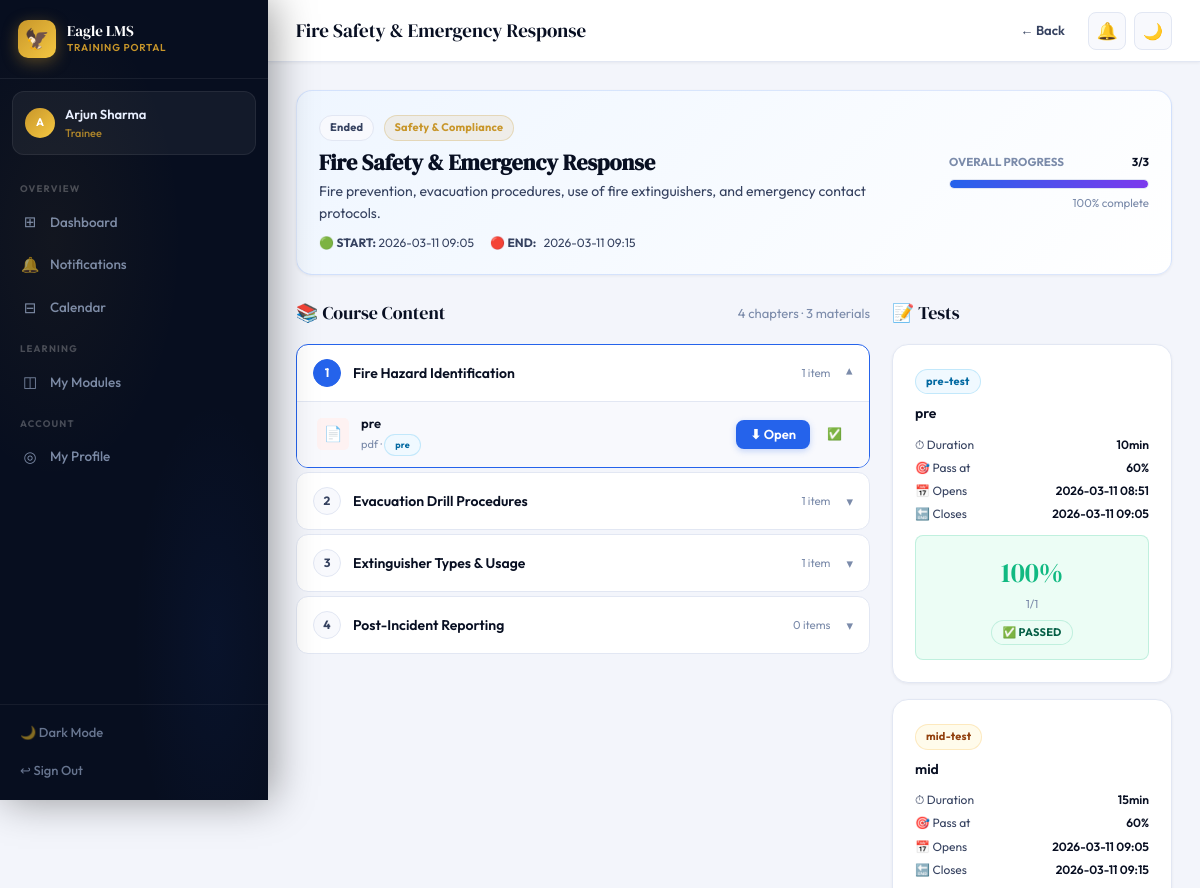
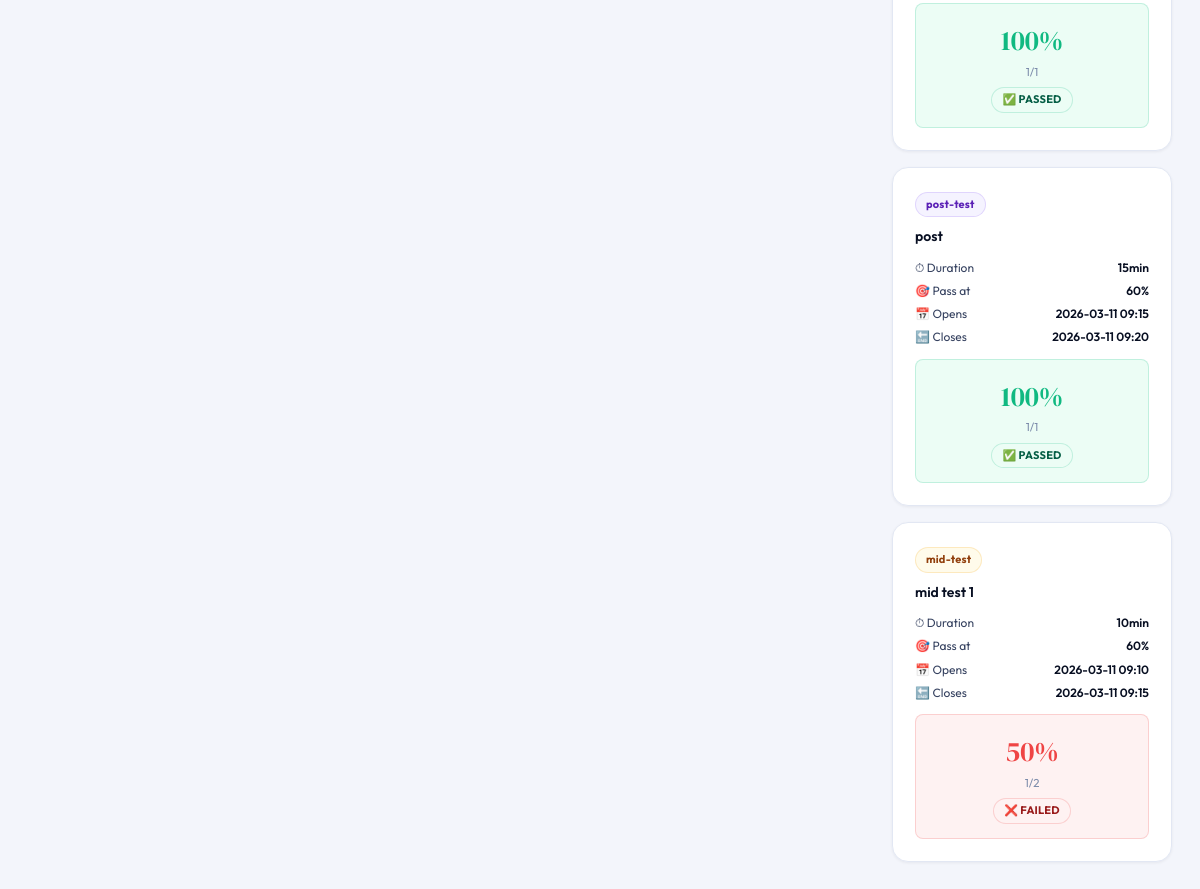
Screenshot of /trainee/module/2 (signed in) with the database file from the repository (2 pictures, top to bottom).
### tables this page shows
CREATE TABLE modules(
            id INTEGER PRIMARY KEY AUTOINCREMENT,
            title TEXT NOT NULL, description TEXT, category TEXT,
            trainer_id INTEGER, start_datetime TIMESTAMP, end_datetime TIMESTAMP,
            status TEXT DEFAULT 'draft', is_default BOOLEAN DEFAULT 0,
            color TEXT DEFAULT '#3B5BDB',
            created_at TIMESTAMP DEFAULT CURRENT_TIMESTAMP,
            FOREIGN KEY(trainer_id) REFERENCES users(id));

CREATE TABLE chapters(
            id INTEGER PRIMARY KEY AUTOINCREMENT,
            module_id INTEGER NOT NULL, title TEXT NOT NULL,
            order_num INTEGER DEFAULT 0,
            FOREIGN KEY(module_id) REFERENCES modules(id));

CREATE TABLE materials(
            id INTEGER PRIMARY KEY AUTOINCREMENT,
            module_id INTEGER, chapter_id INTEGER,
            title TEXT NOT NULL, file_path TEXT, watermarked_path TEXT,
            file_type TEXT, release_phase TEXT DEFAULT 'pre',
            order_num INTEGER DEFAULT 0,
            created_at TIMESTAMP DEFAULT CURRENT_TIMESTAMP,
            FOREIGN KEY(module_id) REFERENCES modules(id));

CREATE TABLE tests(
            id INTEGER PRIMARY KEY AUTOINCREMENT,
            module_id INTEGER, title TEXT NOT NULL,
            test_type TEXT NOT NULL,
            duration_minutes INTEGER DEFAULT 30,
            start_datetime TIMESTAMP, end_datetime TIMESTAMP,
            passing_marks INTEGER DEFAULT 60, max_attempts INTEGER DEFAULT 1,
            created_at TIMESTAMP DEFAULT CURRENT_TIMESTAMP,
            FOREIGN KEY(module_id) REFERENCES modules(id));

CREATE TABLE test_attempts(
            id INTEGER PRIMARY KEY AUTOINCREMENT,
            test_id INTEGER, trainee_id INTEGER,
            score INTEGER, total_marks INTEGER, percentage REAL,
            passed BOOLEAN, answers TEXT,
            started_at TIMESTAMP DEFAULT CURRENT_TIMESTAMP,
            submitted_at TIMESTAMP,
            FOREIGN KEY(test_id) REFERENCES tests(id),
            FOREIGN KEY(trainee_id) REFERENCES users(id));

### app.py (the view)
@app.route('/trainee/module/<int:module_id>')
@login_required
def trainee_module(module_id):
    if session['role']=='trainer': return redirect(url_for('trainer_module_detail',module_id=module_id))
    db=get_db(); uid=session['user_id']
    module=db.execute('SELECT * FROM modules WHERE id=?',(module_id,)).fetchone()
    if not module: abort(404)
    enrollment=db.execute('SELECT * FROM enrollments WHERE module_id=? AND trainee_id=?',(module_id,uid)).fetchone()
    if not enrollment: flash('Not enrolled.','error'); return redirect(url_for('trainee_dashboard'))
    now=datetime.datetime.now().isoformat()
    phase='upcoming'
    if module['start_datetime'] and module['end_datetime']:
        if now<module['start_datetime']: phase='pre'
        elif now<=module['end_datetime']: phase='live'
        else: phase='post'
    chapters=db.execute('SELECT * FROM chapters WHERE module_id=? ORDER BY order_num',(module_id,)).fetchall()
    materials=db.execute('SELECT * FROM materials WHERE module_id=? ORDER BY chapter_id,order_num',(module_id,)).fetchall()
    tests=db.execute('SELECT * FROM tests WHERE module_id=? ORDER BY created_at',(module_id,)).fetchall()
    progress_rows=db.execute('SELECT * FROM progress WHERE module_id=? AND trainee_id=?',(module_id,uid)).fetchall()
    progress_map={p['material_id']:dict(p) for p in progress_rows}
    mat_by_chapter={}
    for mat in materials:
        cid=mat['chapter_id'] or 0
        mat_by_chapter.setdefault(cid,[]).append(dict(mat))
    attempts_map={}
    for t in tests:
        att=db.execute('SELECT * FROM test_attempts WHERE test_id=? AND trainee_id=? ORDER BY started_at DESC',(t['id'],uid)).fetchone()
        attempts_map[t['id']]=dict(att) if att else None
    total_mats=len(materials)
    done_mats=sum(1 for m in materials if progress_map.get(m['id'],{}).get('completed'))
    overall_pct=int(done_mats/total_mats*100) if total_mats>0 else 0
    return render_template('trainee_module.html',module=module,phase=phase,chapters=chapters,
        mat_by_chapter=mat_by_chapter,tests=tests,progress_map=progress_map,
        attempts_map=attempts_map,overall_pct=overall_pct,total_mats=total_mats,done_mats=done_mats)

### app.py (called while the page is built)
def get_db():
    db = sqlite3.connect(os.path.join(BASE_DIR, 'lms.db'))
    db.row_factory = sqlite3.Row
    return db

def login_required(f):
    @wraps(f)
    def d(*a,**kw):
        if 'user_id' not in session: return redirect(url_for('login'))
        return f(*a,**kw)
    return d

@app.context_processor
def inject_globals():
    nc = 0
    if 'user_id' in session:
        nc = get_db().execute('SELECT COUNT(*) as c FROM notifications WHERE user_id=? AND is_read=0',(session['user_id'],)).fetchone()['c']
    return dict(COMPANY=COMPANY, notif_count=nc)

### templates/trainee_module.html (shortened to what this page needs)
{% extends 'base.html' %}
{% block page_title %}{{ module.title }}{% endblock %}
{% block topbar_actions %}<a href="{{ url_for('trainee_dashboard') }}" class="btn btn-ghost btn-sm">← Back</a>{% endblock %}
{% block content %}
<div class="card card-p anim-up mb-6" style="background:linear-gradient(135deg,{% if phase=='live' %}var(--green-bg){% else %}var(--acc-bg){% endif %},var(--card));border-color:{% if phase=='live' %}rgba(16,185,129,.3){% else %}var(--acc-mid){% endif %}">
  <div class="flex justify-b items-c gap-4" style="flex-wrap:wrap">
    <div>
      <div style="margin-bottom:8px">
        {% if phase=='live' %}<span class="badge b-live badge-dot">Live Now</span>
        {% elif phase=='pre' %}<span class="badge b-sky">Upcoming</span>
        {% elif phase=='post' %}<span class="badge b-neutral">Ended</span>
        {% else %}<span class="badge b-amber">Not Scheduled</span>{% endif %}
        <span class="badge b-gold" style="margin-left:6px">{{ module.category or 'General' }}</span>
      </div>
      <h2 style="font-family:'DM Serif Display',serif;font-size:22px;margin-bottom:5px">{{ module.title }}</h2>
      <p class="t-secondary" style="font-size:14px;max-width:600px">{{ module.description or '' }}</p>
      {% if module.start_datetime %}
      <div style="font-size:12px;color:var(--t2);margin-top:8px;display:flex;gap:16px;flex-wrap:wrap">
        <span>🟢 <strong>START:</strong> {{ module.start_datetime[:16].replace('T',' ') }}</span>
        <span>🔴 <strong>END:</strong>&nbsp;&nbsp; {{ module.end_datetime[:16].replace('T',' ') if module.end_datetime else '—' }}</span>
      </div>
      {% endif %}
    </div>
    <div style="min-width:200px" id="progress-widget">
      <div class="flex justify-b t-xs t-muted fw-700 mb-2"><span>OVERALL PROGRESS</span><span style="color:var(--t1)" id="prog-label">{{ done_mats }}/{{ total_mats }}</span></div>
      <div class="prog-track" style="height:10px">
        <div class="prog-bar" id="prog-bar" style="width:{{ overall_pct }}%"></div>
      </div>
      <div class="t-xs t-muted" style="margin-top:5px;text-align:right" id="prog-pct">{{ overall_pct }}% complete</div>
    </div>
  </div>
</div>
{% set phase_order = {'pre': 1, 'live': 2, 'post': 3} %}
{% set cur_phase_num = phase_order.get(phase, 0) %}
<div style="display:grid;grid-template-columns:1fr 280px;gap:22px;align-items:start">
  <div>
    <div class="sh mb-4 anim-up d1">
      <div class="sh-title">📚 Course Content</div>
      <span class="t-sm t-muted">{{ chapters|length }} chapters · {{ total_mats }} materials</span>
    </div>
    {% if chapters %}
    <div class="chapter-list">
      {% for ch in chapters %}
      {% set ch_mats = mat_by_chapter.get(ch.id, []) %}
      <div class="chapter-item anim-up" style="animation-delay:{{ loop.index0 * 50 }}ms" id="chi-{{ ch.id }}">
        <div class="ch-header" onclick="toggleCh('{{ ch.id }}')">
          <div class="ch-num">{{ loop.index }}</div>
          <div class="ch-title">{{ ch.title }}</div>
          <span class="t-xs t-muted" style="margin-right:4px">{{ ch_mats|length }} item{{ 's' if ch_mats|length != 1 }}</span>
          <span class="ch-chevron" id="cev-{{ ch.id }}">▾</span>
        </div>
        <div class="ch-body" id="chb-{{ ch.id }}">
          {% for mat in ch_mats %}
          {% set prog = progress_map.get(mat.id) %}
          {% set mat_phase_num = phase_order.get(mat.release_phase, 1) %}
          {% set accessible = cur_phase_num >= mat_phase_num %}
          <div class="mat-row" id="matr-{{ mat.id }}">
            <div class="mat-ico" style="background:{% if mat.file_type=='video' %}var(--violet-bg){% elif mat.file_type=='pdf' %}var(--red-bg){% else %}var(--sky-bg){% endif %}">
              {% if mat.file_type=='video' %}🎬{% elif mat.file_type=='pdf' %}📄{% elif mat.file_type=='ppt' %}📊{% else %}📎{% endif %}
            </div>
            <div class="mat-info">
              <div class="mat-title" style="{% if not accessible %}color:var(--t3){% endif %}">{{ mat.title }}</div>
              <div class="mat-sub">
                {{ mat.file_type }}
                · <span class="badge {% if mat.release_phase=='pre' %}b-sky{% elif mat.release_phase=='live' %}b-green{% else %}b-violet{% endif %}" style="font-size:9px">{{ mat.release_phase }}</span>
              </div>
            </div>
            <div class="mat-actions">
              {% if accessible %}
                {% if mat.file_type == 'video' %}
                  <button onclick="openVideo({{ mat.id }}, {{ module.id }}, '{{ url_for('serve_file', filename=mat.watermarked_path or mat.file_path) }}')" class="btn btn-primary btn-sm">▶ Play</button>
                {% else %}
                  <a href="{{ url_for('serve_file', filename=mat.watermarked_path or mat.file_path) }}" target="_blank" class="btn btn-primary btn-sm">⬇ Open</a>
                {% endif %}
                <button onclick="markDone({{ mat.id }}, {{ module.id }}, {{ total_mats }})" class="btn btn-ghost btn-xs" id="mkb-{{ mat.id }}" title="Mark as done">
                  {% if prog and prog.completed %}✅{% else %}○{% endif %}
                </button>
              {% else %}
                <span class="badge b-neutral" title="Available during {{ mat.release_phase }} phase">🔒
                  {% if mat.release_phase == 'live' %}Opens when session starts
                  {% elif mat.release_phase == 'post' %}Opens after session ends
                  {% else %}Locked{% endif %}
                </span>
              {% endif %}
            </div>
          </div>
          {% else %}
          <div style="padding:16px;text-align:center;color:var(--t3);font-size:13px">No materials in this chapter yet.</div>
          {% endfor %}
        </div>
      </div>
      {% endfor %}
    </div>
    {% else %}
    <div class="card card-p"><div class="empty"><div class="empty-ico">📂</div><div class="empty-title">No Content Yet</div><div class="empty-sub">Your trainer hasn't uploaded materials yet.</div></div></div>
    {% endif %}
  </div>
  <div>
    <div class="sh mb-4 anim-r d1"><div class="sh-title">📝 Tests</div></div>
    {% for test in tests %}
    {% set att = attempts_map.get(test.id) %}
    {% set test_accessible = false %}
    {% set test_lock_reason = '' %}
    {% if test.test_type == 'pre' %}
      {% if phase in ['pre', 'upcoming'] %}{% set test_accessible = true %}
      {% else %}{% set test_lock_reason = 'Pre-test closed after session starts' %}{% endif %}
    {% elif test.test_type == 'post' %}
      {% if phase == 'post' %}{% set test_accessible = true %}
      {% else %}{% set test_lock_reason = 'Available after session ends' %}{% endif %}
    {% elif test.test_type == 'mid' %}
      {% if phase == 'live' %}{% set test_accessible = true %}
      {% else %}{% set test_lock_reason = 'Available during live session only' %}{% endif %}
    {% endif %}
    <div class="card card-p anim-r mb-4" style="animation-delay:{{ loop.index0 * 60 }}ms">
      <div style="margin-bottom:10px">
        <span class="badge {% if test.test_type=='pre' %}b-sky{% elif test.test_type=='post' %}b-violet{% else %}b-amber{% endif %}" style="margin-bottom:8px">{{ test.test_type }}-test</span>
        <div style="font-weight:600;font-size:14px">{{ test.title }}</div>
      </div>
      <div style="font-size:12px;color:var(--t2);display:flex;flex-direction:column;gap:4px;margin-bottom:12px">
        <div class="flex justify-b"><span>⏱ Duration</span><span style="font-weight:600;color:var(--t1)">{{ test.duration_minutes }}min</span></div>
        <div class="flex justify-b"><span>🎯 Pass at</span><span style="font-weight:600;color:var(--t1)">{{ test.passing_marks }}%</span></div>
        {% if test.start_datetime %}<div class="flex justify-b"><span>📅 Opens</span><span style="font-weight:600;color:var(--t1)">{{ test.start_datetime[:16].replace('T',' ') }}</span></div>{% endif %}
        {% if test.end_datetime %}<div class="flex justify-b"><span>🔚 Closes</span><span style="font-weight:600;color:var(--t1)">{{ test.end_datetime[:16].replace('T',' ') }}</span></div>{% endif %}
      </div>
      {% if att %}
      <div style="background:{% if att.passed %}var(--green-bg){% else %}var(--red-bg){% endif %};border-radius:var(--r2);padding:14px;text-align:center;border:1px solid {% if att.passed %}rgba(16,185,129,.2){% else %}rgba(239,68,68,.2){% endif %}">
        <div style="font-family:'DM Serif Display',serif;font-size:28px;color:{% if att.passed %}var(--green){% else %}var(--red){% endif %}">{{ att.percentage|int }}%</div>
        <div class="t-xs t-muted">{{ att.score }}/{{ att.total_marks }}</div>
        <span class="badge {% if att.passed %}b-green{% else %}b-red{% endif %}" style="margin-top:6px">{{ '✅ PASSED' if att.passed else '❌ FAILED' }}</span>
      </div>
      {% elif test_accessible %}
      <a href="{{ url_for('take_test', test_id=test.id) }}" class="btn btn-primary w-full" style="justify-content:center">✏️ Take Test</a>
      {% else %}
      <div style="background:var(--card2);border-radius:var(--r2);padding:12px;text-align:center;border:1px solid var(--border)">
        <div style="font-size:20px;margin-bottom:4px">🔒</div>
        <div class="t-xs t-muted">{{ test_lock_reason }}</div>
      </div>
      {% endif %}
    </div>
    {% endfor %}
  </div>
</div>
{% endblock %}

### rows the page displays
modules: title "Fire Safety & Emergency Response", category "Safety & Compliance", description "Fire prevention, evacuation procedures, use of fire extinguishers, and emergency contact protocols.", start_datetime "2026-03-11 09:05", end_datetime "2026-03-11 09:15"
chapters: title "Fire Hazard Identification", ch_mats "1"
materials: title "pre", file_type "pdf", release_phase "pre"
chapters: title "Evacuation Drill Procedures", ch_mats "1"
chapters: title "Extinguisher Types & Usage", ch_mats "1"
chapters: title "Post-Incident Reporting", ch_mats "0", value "s"
tests: test_type "pre", title "pre", duration_minutes "10", passing_marks "60", start_datetime "2026-03-11 08:51", end_datetime "2026-03-11 09:05"
test_attempts: percentage "100", score "1", total_marks "1", passed "✅ PASSED"
tests: test_type "mid", title "mid", duration_minutes "15", passing_marks "60", start_datetime "2026-03-11 09:05", end_datetime "2026-03-11 09:15"
test_attempts: percentage "100", score "1", total_marks "1", passed "✅ PASSED"
tests: test_type "post", title "post", duration_minutes "15", passing_marks "60", start_datetime "2026-03-11 09:15", end_datetime "2026-03-11 09:20"
test_attempts: percentage "100", score "1", total_marks "1", passed "✅ PASSED"
tests: test_type "mid", title "mid test 1", duration_minutes "10", passing_marks "60", start_datetime "2026-03-11 09:10", end_datetime "2026-03-11 09:15"
test_attempts: percentage "50", score "1", total_marks "2", passed "❌ FAILED"

### other values shown
{{ session.name[0].upper() }} "A"
{{ session.name }} "Arjun Sharma"
{{ session.role }} "Trainee"
{{ done_mats }} "3"
{{ total_mats }} "3"
{{ overall_pct }} "100"
{{ chapters|length }} "4"
